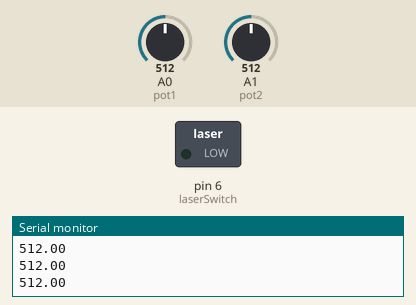
Bench run of a sketch on a simulated Arduino Uno, built with avr-gcc and run on an emulated ATmega328P. Parts: switched loads named in the sketch (green lamp = pin HIGH), the last lines printed to the serial monitor. Dashed ring = blinking. The inputs (shaded band) are chosen by the test bench; at power-on: A1 (pot2) = 512, A0 (pot1) = 512.

Above: at 0.9 s.
1.3 s: A1 (pot2) set to 716
4.3 s: A1 (pot2) set to 900
7.3 s: A0 (pot1) set to 306
At 7.61 s:
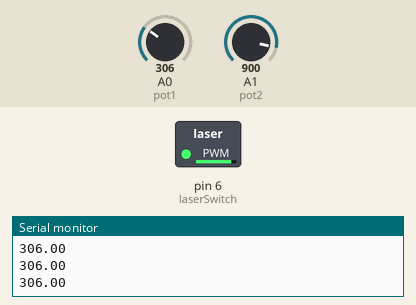
10.3 s: A0 (pot1) set to 122
At 11.4 s:
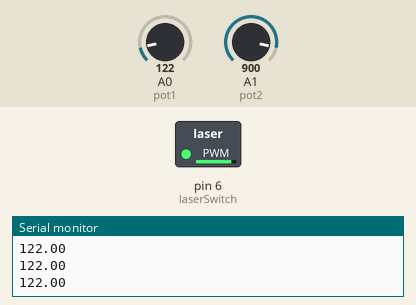
13.3 s: A1 (pot2) set to 511
Timing chart, 0 to 17.3 s (numbered marks = the images above; inputs shaded):
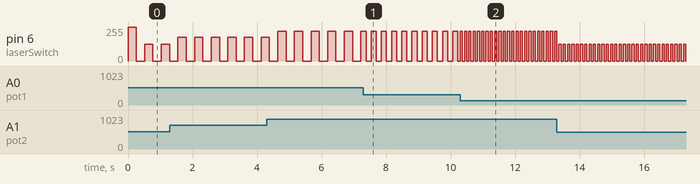

Measured:
- after the input at 7.3 s, pin 6 (laserSwitch): alternates 224/255 for 0.16 s and 0/255 for 0.16 s, starting after 0.08 s
- after the input at 10.3 s, pin 6 (laserSwitch): alternates 224/255 for 0.07 s and 0/255 for 0.07 s, starting at once
- by itself, pin 6 (laserSwitch): alternates 224/255 for 0.26 s and 0/255 for 0.26 s

The sketch:

PWM_sketch.ino
```cpp
//Pin reading and writing
int pot1 = A0;
int pot2 = A1;
int laserSwitch = 6;

//Global variables
float potValue1 = 0;
float potValue2 = 0;
unsigned long millisLoopTime = 0;              //time every loop
unsigned long previousBlinkTime = 0;

//Global states
int laserPWMState = 255;


void setup() {
  Serial.begin(9600);
  pinMode(6, OUTPUT);
}

void loop() {
  // put your main code here, to run repeatedly:
  potValue1 = analogRead(pot1);
  potValue2 = analogRead(pot2);

  millisLoopTime = millis();

  float interval = potValue1;
  float setPWMvalue = map(potValue2, 0, 1023, 0, 255);
  blinkEvery(interval, setPWMvalue);
  Serial.println(interval);
}
//Functions

void blinkEvery(float blinkInterval, float setPWMvalue){
  blinkInterval = blinkInterval/2;
  if (millisLoopTime - previousBlinkTime >= blinkInterval and blinkInterval >4) {
    previousBlinkTime = millisLoopTime;
    if (laserPWMState == 0) {
      laserPWMState = setPWMvalue;
    } else {
      laserPWMState = 0;
    }
  } else if (blinkInterval < 4) {
    laserPWMState = setPWMvalue;
  }
  analogWrite(laserSwitch, laserPWMState);
}
```
